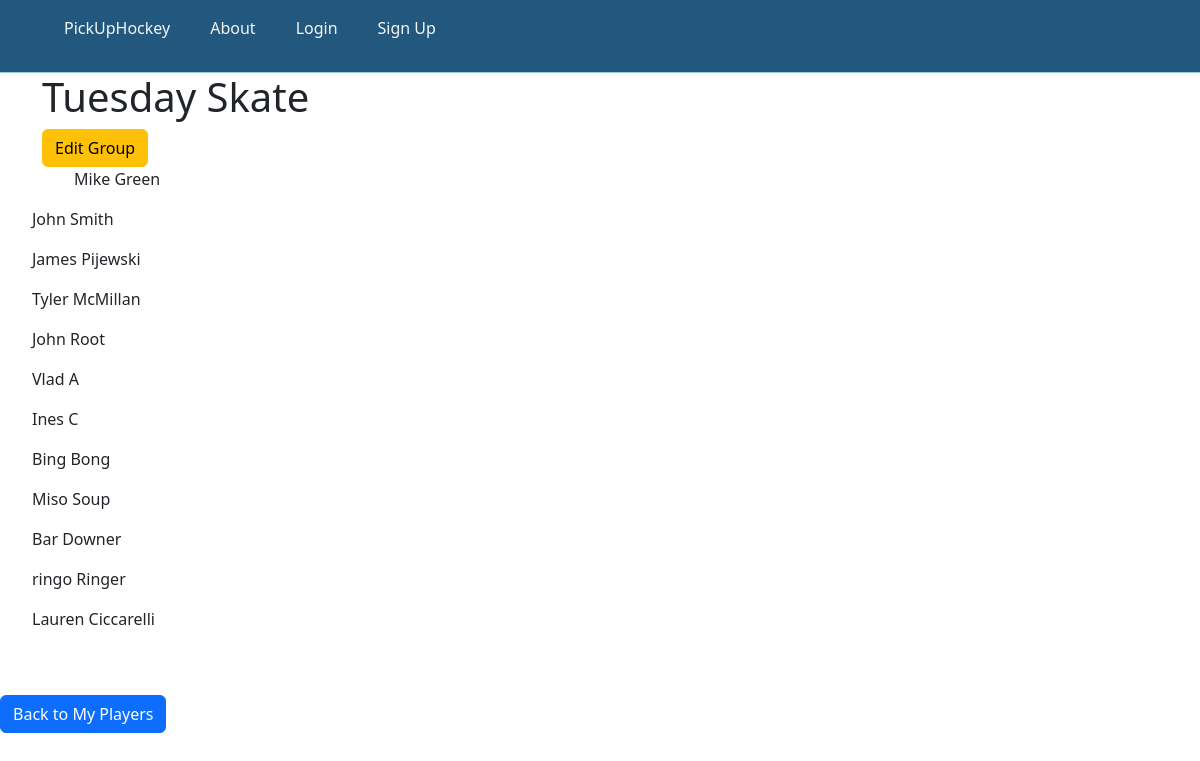
/organize/my-players/group/7, run on the app's committed database.
### OrgDash/models.py (models this page shows, shortened)
class PlayerGroup(models.Model):
    created_by = models.ForeignKey(User, on_delete= models.CASCADE, default= 1)
    name = models.CharField(max_length=100, default= "Group Name")
    members = models.ManyToManyField('Player', related_name='groups')

class Player(models.Model):
    first_name = models.CharField(max_length=150, default= None)
    last_name = models.CharField(max_length=150, default= None)
    email = models.EmailField(max_length=150, default= None)
    skill = models.DecimalField(max_digits=4, decimal_places=1)
    created_by = models.ForeignKey(User, on_delete= models.CASCADE, default= 1)
    class Meta():
        unique_together= ("created_by", "email")

### OrgDash/views.py (the view)
# urls.py: path('my-players/group/<int:pk>', views.PlayerGroupDetail.as_view(), name = 'player_group_detail'),
class PlayerGroupDetail(DetailView):
    model= PlayerGroup
    context_object_name = 'group'
    template_name = 'OrgDash/Players/group_detail.html'
    def get_context_data(self, **kwargs):
        context = super().get_context_data(**kwargs)
        context['members'] = self.object.members.all()
        return context

### OrgDash/templates/OrgDash/Players/group_detail.html
{% extends 'base.html' %}
{% block body_block %}
<div class="container">
    <h1>{{group.name}}</h1>
    <form action="{% url 'OrgDash:player_group_update' pk=group.pk %}">
        <button class="btn btn-warning">Edit Group</button>
      <br>
    </form>
    {% for player in members %}
    <ul>
    {{player.first_name}} {{player.last_name}}
    </ul>
</div>
{% endfor %}
<br>
<br>
<form action="{% url 'OrgDash:player_dash' %}">
  <button class="btn btn-primary">Back to My Players</button>
</form>
{% endblock %}

### data on the page
PlayerGroup: name "Tuesday Skate"
Player: first_name "Mike", last_name "Green"
Player: first_name "John", last_name "Smith"
Player: first_name "James", last_name "Pijewski"
Player: first_name "Tyler", last_name "McMillan"
Player: first_name "John", last_name "Root"
Player: first_name "Vlad", last_name "A"
Player: first_name "Ines", last_name "C"
Player: first_name "Bing", last_name "Bong"
Player: first_name "Miso", last_name "Soup"
Player: first_name "Bar", last_name "Downer"
Player: first_name "ringo", last_name "Ringer"
Player: first_name "Lauren", last_name "Ciccarelli"
